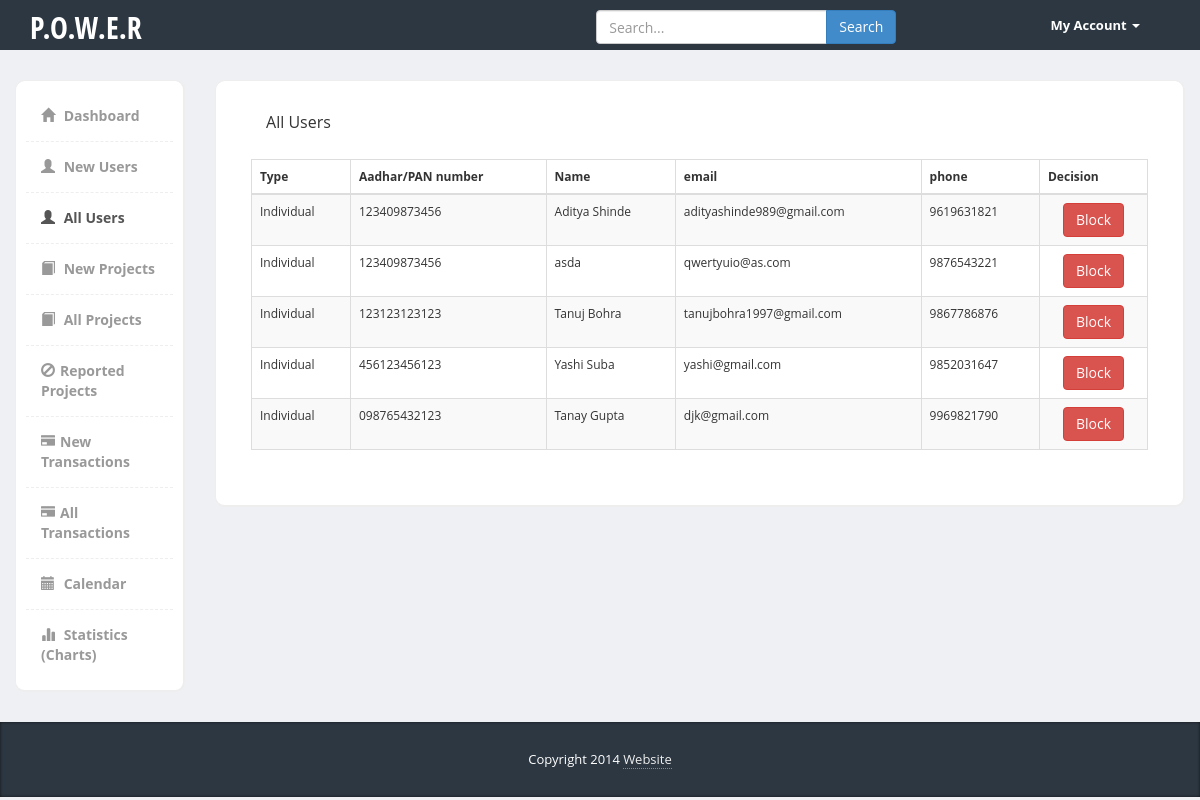
/SIH_Admin/SIH_Admin/all_users.php, run on the app's committed database.
### tables this page shows
CREATE TABLE `individual` (
  `indvidual_id` int(11) NOT NULL,
  `user_id` int(11) NOT NULL,
  `aadhaar_number` varchar(12) NOT NULL COMMENT 'foreign key from aadhaar sandbox',
  `individual_name` text NOT NULL,
  `date_of_birth` date NOT NULL,
  `gender` varchar(1) NOT NULL,
  `co` text NOT NULL COMMENT 'under care of',
  `residential_address` text NOT NULL COMMENT 'house, street, landmark, vtc',
  `sub_district` text NOT NULL,
  `district` text NOT NULL,
  `state` text NOT NULL,
  `pincode` int(11) NOT NULL,
  `image` varchar(250) NOT NULL DEFAULT 'ind_image.jpg' COMMENT 'name  of img in folder',
  `residential_authenticity` varchar(1) NOT NULL DEFAULT 'N' COMMENT 'default=''N'' if verified ''Y''',
  `mobile_number` varchar(10) NOT NULL
);

CREATE TABLE `user` (
  `user_id` int(11) NOT NULL COMMENT 'auto incremented user id',
  `email` varchar(60) NOT NULL,
  `password` varchar(60) NOT NULL,
  `type` tinyint(4) NOT NULL COMMENT 'individual=0, organization=1',
  `status` tinyint(4) NOT NULL COMMENT '0=pending,1=verified,2=blocked',
  `user_name` varchar(30) NOT NULL,
  `rewards` text NOT NULL
);

### public/SIH_Admin/SIH_Admin/all_users.php (the view, shortened to what this page needs)
<?php
$servername = "localhost";
$username = "root";
$password = "";
$conn = mysqli_connect($servername, $username, $password,"power");
$query3 = "SELECT u.status,u.user_id,u.email,u.type,i.individual_name,i.aadhaar_number,i.mobile_number from user u , individual i where u.user_id=i.user_id";
$ui = mysqli_query($conn,$query3);
 ?>
<!DOCTYPE html>
<html>
  <head>
    <link href="css/tables.css" rel="stylesheet" media="screen">
    <link href="bootstrap/css/bootstrap.min.css" rel="stylesheet">
    <link href="css/styles.css" rel="stylesheet">
  </head>
  <body>
  	<div class="header">
	     <div class="container">
	        <div class="row">
	           <div class="col-md-5">
	              <div class="logo">
	                 <h1><a href="index.html">P.O.W.E.R</a></h1>
	              </div>
	           </div>
	           <div class="col-md-5">
	              <div class="row">
	                <div class="col-lg-12">
	                  <div class="input-group form">
	                       <input type="text" class="form-control" placeholder="Search...">
	                       <span class="input-group-btn">
	                         <button class="btn btn-primary" type="button">Search</button>
	                       </span>
	                  </div>
	                </div>
	              </div>
	           </div>
	           <div class="col-md-2">
	              <div class="navbar navbar-inverse" role="banner">
	                  <nav class="collapse navbar-collapse bs-navbar-collapse navbar-right" role="navigation">
	                    <ul class="nav navbar-nav">
	                      <li class="dropdown">
	                        <a href="#" class="dropdown-toggle" data-toggle="dropdown">My Account <b class="caret"></b></a>
	                      </li>
	                    </ul>
	                  </nav>
	              </div>
	           </div>
	        </div>
	     </div>
	</div>
    <div class="page-content">
    	<div class="row">
		  <div class="col-md-2">
        <div class="sidebar content-box" style="display: block;">
                <ul class="nav">
                    <li><a href="index.php"><i class="glyphicon glyphicon-home"></i> Dashboard</a></li>
                    <li><a href="users.php"><i class="glyphicon glyphicon-user"></i> New Users</a></li>
                    <li class="current" ><a href="all_users.php"><i class="glyphicon glyphicon-user"></i> All Users</a></li>
                    <li><a href="projects.php"><i class="glyphicon glyphicon-book"></i> New Projects</a></li>
                    <li><a href="all_projects.php"><i class="glyphicon glyphicon-book"></i> All Projects</a></li>
                    <li><a href="reported_projects.php"><i class="glyphicon glyphicon-ban-circle"></i>Reported Projects</a></li>
                    <li><a href="transactions.php"><i class="glyphicon glyphicon-credit-card"></i>New Transactions</a></li>
                    <li><a href="transactions.php"><i class="glyphicon glyphicon-credit-card"></i>All Transactions</a></li>
                    <li><a href="calendar.php"><i class="glyphicon glyphicon-calendar"></i> Calendar</a></li>
                    <li><a href="stats.php"><i class="glyphicon glyphicon-stats"></i> Statistics (Charts)</a></li>
                </ul>
             </div>
		  </div>
		  <div class="col-md-10">
  			<div class="content-box-large">
  				<div class="panel-heading">
					<div class="panel-title">All Users</div>
				</div>
  				<div class="panel-body" style="overflow-y:auto;">
  					<table cellpadding="0" cellspacing="0" border="0" class="table table-striped table-bordered" id="example">
						<thead>
							<tr>
								<th>Type</th>
								<th>Aadhar/PAN number</th>
								<th>Name</th>
								<th>email</th>
								<th>phone</th>
                <th>Decision</th>
							</tr>
						</thead>
						<tbody>
              <?php
                  while($result= mysqli_fetch_assoc($ui)){
                              echo "<tr class="."odd gradeX".">";
                              echo "<td>"."Individual"."</td>";
                              echo "<td>".$result['aadhaar_number']."</td>";
                              echo "<td>".$result['individual_name']."</td>";
                              echo "<td>".$result['email']."</td>";
                              echo "<td>".$result['mobile_number']."</td>";
                     ?>
                     <?php
                     if($result['status']!=2){
                       ?>
                     <td><form action="all_users_block.php" method="post">
                    <center> <input type="submit" value = "Block" class="btn btn-default btn-danger">
                       <input type="text" name="user_id" value="<?php echo $result['user_id']; ?>" hidden></form></center></td>
                   <?php }
              }
               ?>
						</tbody>
					</table>
  				</div>
  			</div>
		  </div>
		</div>
    </div>
    <footer>
         <div class="container">
            <div class="copy text-center">
               Copyright 2014 <a href='#'>Website</a>
            </div>
         </div>
      </footer>
      <link href="vendors/datatables/dataTables.bootstrap.css" rel="stylesheet" media="screen">
  </body>
</html>

### public/SIH_Admin/SIH_Admin/css/styles.css (style rules this page uses)
body { font-family: 'Open Sans', sans-serif; background-color: #f7f7f7; position: relative; margin: 0px; font-size: 12px; padding: 0px; }
.page-content > .row { margin-left: 0px !important; margin-right: 0px !important; margin-top: 30px; }
footer { background-color:#2c3742; box-shadow:inset 0px 0px 3px #111; color:#fff; font-size:14px; line-height:25px; padding:10px 0px 10px 0px; bottom: 0px; }
footer a { color:#eee; text-decoration:none; border-bottom:1px dotted #888; }
footer .copy { font-size:13px; margin:15px 0px; }
.header { height:50px; background-color: #2c3742; }
.header .logo h1 { font-size:30px; margin:0px; padding:10px 0px; }
.header .logo h1 a { color:#fff; font-family: 'Open Sans Condensed', sans-serif; }
.header .form { margin-top:10px; width:100%; max-width:300px; margin:10px auto; }
.header .navbar * { box-shadow:none !important; }
.header .navbar { background:none !important; border:0px !important; }
.header .navbar .nav > li > a { color:#fff !important; font-size:13px !important; border-bottom:0px !important; margin-top:0px !important; font-weight:bold; }
.header .navbar-collapse { border:0px !important; }
.header .navbar-nav .caret { border-top-color:#fff !important; border-bottom-color:#fff !important; }
.content-box, .content-box-large { margin-bottom:30px; background:#fff; border-radius:10px; padding:10px; border-left:1px solid #eee; border-top:1px solid #eee; border-right:2px solid #eee; border-bottom:2px solid #eee; }
.content-box-large { padding: 20px; }
.sidebar ul.nav, .sidebar ul.nav ul { list-style: none; padding: 0px; margin: 0px; }
.sidebar .nav > li { margin: 0; border-bottom:1px dashed #eee; }
.sidebar .nav > li:last-child { border-bottom:0px; }
.sidebar .nav > li > a { font-size: 14px; line-height: 20px; padding: 15px 15px; color: #999; display: block; font-weight:bold; background:none; text-decoration: none; border-top:0px; font-weight:bold; }
.sidebar .nav > li > a > i { margin-right:5px; }
.sidebar .nav li a:hover, .sidebar .nav li.current > a { background: #fff; color: #555; border-bottom:0px; }
body { background-color: #eff0f3; }
.panel-heading>.panel-title, .content-box-header .panel-title { float: left; padding: 10px 15px; padding-top: 0px; }
.panel-body { clear:both; }

### data on the page
individual: aadhaar_number "123409873456", individual_name "Aditya Shinde", user.email "adityashinde989@gmail.com", mobile_number "9619631821"
individual: aadhaar_number "123409873456", individual_name "asda", user.email "qwertyuio@as.com", mobile_number "9876543221"
individual: aadhaar_number "123123123123", individual_name "Tanuj Bohra", user.email "tanujbohra1997@gmail.com", mobile_number "9867786876"
individual: aadhaar_number "456123456123", individual_name "Yashi Suba", user.email "yashi@gmail.com", mobile_number "9852031647"
individual: aadhaar_number "098765432123", individual_name "Tanay Gupta", user.email "djk@gmail.com", mobile_number "9969821790"
